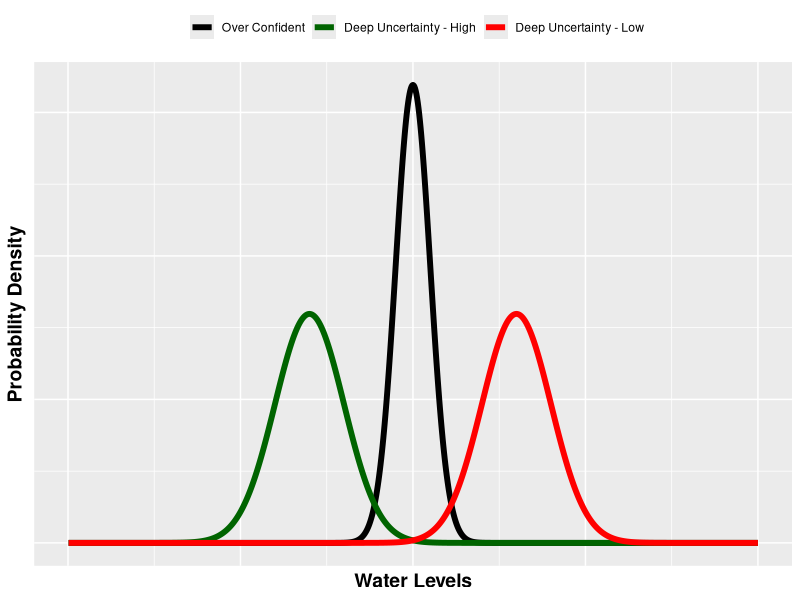
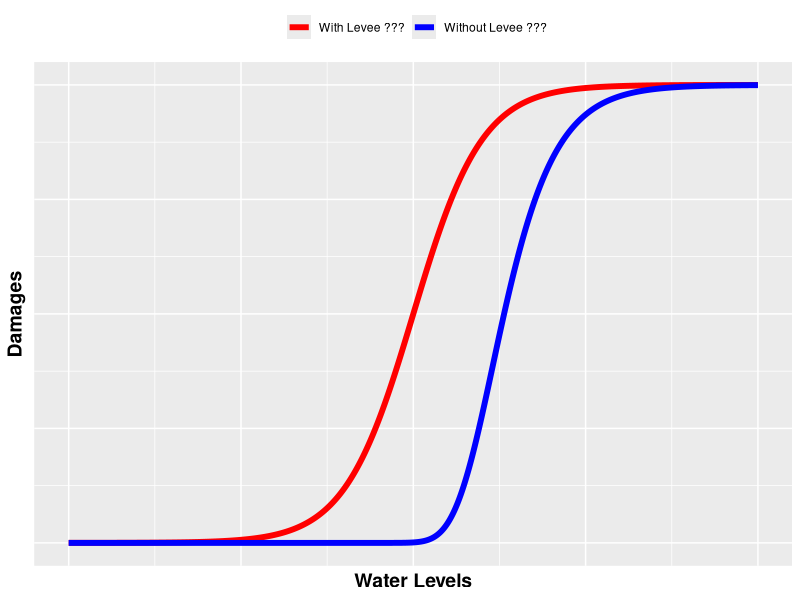

Source code (R) for these figures, in order: (Note: this script raises an error after producing the figures.)
rm(list=ls())
dev.off()
wd=getwd()
setwd(wd)
#install.packages("ggplot")
#install.packages("ggpubr")
library(ggplot2)
library(ggpubr)
# plot a

norm <- function(x,mu,stdev) {
  (1/(stdev*sqrt(2*pi))*exp((-1/2)*((x-mu)/stdev)^2))
}

x=1:1000
y1=norm(x,500,25)
y2=norm(x,350,50)
y3=norm(x,650,50)
df1=rbind(data.frame(x,value=y1,group="y1"),data.frame(x,value=y2,group="y2"),data.frame(x,value=y3,group="y3"))
a<-ggplot(df1,aes(x,value,group=group))+
  geom_line(aes(color=group),size=2)+
  xlab("Water Levels")+
  ylab("Probability Density")+
  scale_colour_manual(name = '', 
                      values =c(y1='black',y3='red',y2='darkgreen'),
                      labels = c('Over Confident','Deep Uncertainty - High', 'Deep Uncertainty - Low'))+
  theme(axis.text = element_blank(),
        axis.ticks = element_blank(),
        axis.title.x = element_text(size=14, face="bold"),
        axis.title.y = element_text(size=14, face="bold"),
        legend.position = "top")
  
#plot b

logistic <- function(x,k,a){
  (1/(1+exp(-k*x)))^a
}
m=seq(from=-10,to=10,by=0.01)
n1=logistic(m,1,1)
n2=logistic(m,1,10)
df2=rbind(data.frame(m,value=n1,group="n1"),data.frame(m,value=n2,group="n2"))
b<-ggplot(df2,aes(m,value,group=group))+
  geom_line(aes(color=group),size=2)+
  xlab("Water Levels")+
  ylab("Damages")+
  scale_colour_manual(name = '', 
                      values =c(n2='blue',n1='red'),
                      labels = c('With Levee ???', 'Without Levee ???'))+
  theme(axis.text = element_blank(),
        axis.ticks = element_blank(),
        axis.title.x = element_text(size=14, face="bold"),
        axis.title.y = element_text(size=14, face="bold"),
        legend.position = "top")


#plot c

p=1:1000
q1=norm(p,200,50)
q2=norm(p,500,40)
q3=norm(p,800,50)
df3=rbind(data.frame(p,value=q1,group="q1"),data.frame(p,value=q2,group="q2"),data.frame(p,value=q3,group="q3"))

c<-ggplot(df3,aes(p,value,group=group))+
  geom_line(aes(color=group),size=2,linetype=c("dotted","solid","solid"))+
  xlab("Damages")+
  ylab("Probability Density")+
  scale_colour_manual(name = '', 
                      values =c(q1='blue',q2='black',q3='red'),
                      labels = c('Without Levee ??? - Low Confidence','With Levee ??? - Over Confident', 'With Levee ??? - High Confidence'))+
  theme(axis.text = element_blank(),
        axis.ticks = element_blank(),
        axis.title.x = element_text(size=14, face="bold"),
        axis.title.y = element_text(size=14, face="bold"),
        legend.position = "right")+
  coord_flip()

figure <- ggarrange(b,c,a,
                    labels = c("b)", "c)", "a)"),
                    font.label = list(size = 12,family="serif"),
                    vjust =1.5,
                    ncol = 2, nrow = 2)
figure
ggsave("Risk_Interactions.jpg",width = 11, height = 12, units = c("in"),dpi = 1200)
rm(list=ls())
dev.off()
